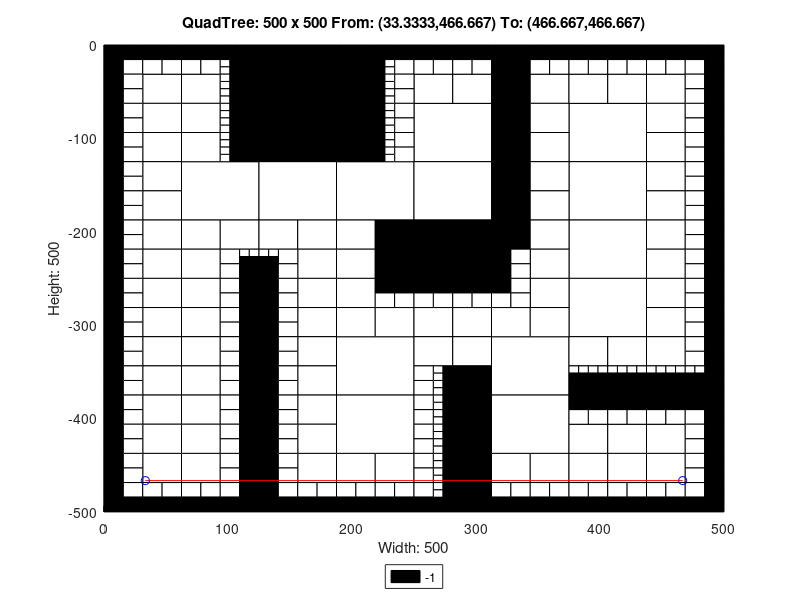

Write the MATLAB code that produced this figure.
axis([0 500 -500 0]);
title('QuadTree: 500 x 500 From: (33.3333,466.667) To: (466.667,466.667)');
xlabel('Width: 500');
ylabel('Height: 500');
rectangle('Position',[125 -62.5 62.5 62.5], 'FaceColor',[0 0 0]);
rectangle('Position',[125 -125 62.5 62.5], 'FaceColor',[0 0 0]);
rectangle('Position',[62.5 -187.5 62.5 62.5], 'FaceColor',[1 1 1]);
rectangle('Position',[125 -187.5 62.5 62.5], 'FaceColor',[1 1 1]);
rectangle('Position',[187.5 -187.5 62.5 62.5], 'FaceColor',[1 1 1]);
rectangle('Position',[250 -125 62.5 62.5], 'FaceColor',[1 1 1]);
rectangle('Position',[375 -125 62.5 62.5], 'FaceColor',[1 1 1]);
rectangle('Position',[250 -187.5 62.5 62.5], 'FaceColor',[1 1 1]);
rectangle('Position',[250 -250 62.5 62.5], 'FaceColor',[0 0 0]);
rectangle('Position',[375 -187.5 62.5 62.5], 'FaceColor',[1 1 1]);
rectangle('Position',[375 -250 62.5 62.5], 'FaceColor',[1 1 1]);
rectangle('Position',[187.5 -375 62.5 62.5], 'FaceColor',[1 1 1]);
rectangle('Position',[187.5 -437.5 62.5 62.5], 'FaceColor',[1 1 1]);
rectangle('Position',[312.5 -375 62.5 62.5], 'FaceColor',[1 1 1]);
rectangle('Position',[375 -312.5 62.5 62.5], 'FaceColor',[1 1 1]);
rectangle('Position',[312.5 -437.5 62.5 62.5], 'FaceColor',[1 1 1]);
rectangle('Position',[31.25 -62.5 31.25 31.25], 'FaceColor',[1 1 1]);
rectangle('Position',[62.5 -62.5 31.25 31.25], 'FaceColor',[1 1 1]);
rectangle('Position',[31.25 -93.75 31.25 31.25], 'FaceColor',[1 1 1]);
rectangle('Position',[31.25 -125 31.25 31.25], 'FaceColor',[1 1 1]);
rectangle('Position',[62.5 -93.75 31.25 31.25], 'FaceColor',[1 1 1]);
rectangle('Position',[62.5 -125 31.25 31.25], 'FaceColor',[1 1 1]);
rectangle('Position',[187.5 -31.25 31.25 31.25], 'FaceColor',[0 0 0]);
rectangle('Position',[187.5 -62.5 31.25 31.25], 'FaceColor',[0 0 0]);
rectangle('Position',[187.5 -93.75 31.25 31.25], 'FaceColor',[0 0 0]);
rectangle('Position',[187.5 -125 31.25 31.25], 'FaceColor',[0 0 0]);
rectangle('Position',[31.25 -156.25 31.25 31.25], 'FaceColor',[1 1 1]);
rectangle('Position',[31.25 -187.5 31.25 31.25], 'FaceColor',[1 1 1]);
rectangle('Position',[31.25 -218.75 31.25 31.25], 'FaceColor',[1 1 1]);
rectangle('Position',[31.25 -250 31.25 31.25], 'FaceColor',[1 1 1]);
rectangle('Position',[62.5 -218.75 31.25 31.25], 'FaceColor',[1 1 1]);
rectangle('Position',[93.75 -218.75 31.25 31.25], 'FaceColor',[1 1 1]);
rectangle('Position',[62.5 -250 31.25 31.25], 'FaceColor',[1 1 1]);
rectangle('Position',[125 -218.75 31.25 31.25], 'FaceColor',[1 1 1]);
rectangle('Position',[156.25 -218.75 31.25 31.25], 'FaceColor',[1 1 1]);
rectangle('Position',[156.25 -250 31.25 31.25], 'FaceColor',[1 1 1]);
rectangle('Position',[187.5 -218.75 31.25 31.25], 'FaceColor',[1 1 1]);
rectangle('Position',[218.75 -218.75 31.25 31.25], 'FaceColor',[0 0 0]);
rectangle('Position',[187.5 -250 31.25 31.25], 'FaceColor',[1 1 1]);
rectangle('Position',[218.75 -250 31.25 31.25], 'FaceColor',[0 0 0]);
rectangle('Position',[250 -62.5 31.25 31.25], 'FaceColor',[1 1 1]);
rectangle('Position',[281.25 -62.5 31.25 31.25], 'FaceColor',[1 1 1]);
rectangle('Position',[312.5 -31.25 31.25 31.25], 'FaceColor',[0 0 0]);
rectangle('Position',[312.5 -62.5 31.25 31.25], 'FaceColor',[0 0 0]);
rectangle('Position',[343.75 -62.5 31.25 31.25], 'FaceColor',[1 1 1]);
rectangle('Position',[312.5 -93.75 31.25 31.25], 'FaceColor',[0 0 0]);
rectangle('Position',[343.75 -93.75 31.25 31.25], 'FaceColor',[1 1 1]);
rectangle('Position',[312.5 -125 31.25 31.25], 'FaceColor',[0 0 0]);
rectangle('Position',[343.75 -125 31.25 31.25], 'FaceColor',[1 1 1]);
rectangle('Position',[375 -62.5 31.25 31.25], 'FaceColor',[1 1 1]);
rectangle('Position',[406.25 -62.5 31.25 31.25], 'FaceColor',[1 1 1]);
rectangle('Position',[437.5 -62.5 31.25 31.25], 'FaceColor',[1 1 1]);
rectangle('Position',[437.5 -93.75 31.25 31.25], 'FaceColor',[1 1 1]);
rectangle('Position',[437.5 -125 31.25 31.25], 'FaceColor',[1 1 1]);
rectangle('Position',[312.5 -156.25 31.25 31.25], 'FaceColor',[0 0 0]);
rectangle('Position',[343.75 -156.25 31.25 31.25], 'FaceColor',[1 1 1]);
rectangle('Position',[312.5 -187.5 31.25 31.25], 'FaceColor',[0 0 0]);
rectangle('Position',[343.75 -187.5 31.25 31.25], 'FaceColor',[1 1 1]);
rectangle('Position',[312.5 -218.75 31.25 31.25], 'FaceColor',[0 0 0]);
rectangle('Position',[343.75 -218.75 31.25 31.25], 'FaceColor',[1 1 1]);
rectangle('Position',[343.75 -250 31.25 31.25], 'FaceColor',[1 1 1]);
rectangle('Position',[437.5 -156.25 31.25 31.25], 'FaceColor',[1 1 1]);
rectangle('Position',[437.5 -187.5 31.25 31.25], 'FaceColor',[1 1 1]);
rectangle('Position',[437.5 -218.75 31.25 31.25], 'FaceColor',[1 1 1]);
rectangle('Position',[437.5 -250 31.25 31.25], 'FaceColor',[1 1 1]);
rectangle('Position',[31.25 -281.25 31.25 31.25], 'FaceColor',[1 1 1]);
rectangle('Position',[31.25 -312.5 31.25 31.25], 'FaceColor',[1 1 1]);
rectangle('Position',[62.5 -281.25 31.25 31.25], 'FaceColor',[1 1 1]);
rectangle('Position',[62.5 -312.5 31.25 31.25], 'FaceColor',[1 1 1]);
rectangle('Position',[31.25 -343.75 31.25 31.25], 'FaceColor',[1 1 1]);
rectangle('Position',[31.25 -375 31.25 31.25], 'FaceColor',[1 1 1]);
rectangle('Position',[62.5 -343.75 31.25 31.25], 'FaceColor',[1 1 1]);
rectangle('Position',[62.5 -375 31.25 31.25], 'FaceColor',[1 1 1]);
rectangle('Position',[156.25 -281.25 31.25 31.25], 'FaceColor',[1 1 1]);
rectangle('Position',[156.25 -312.5 31.25 31.25], 'FaceColor',[1 1 1]);
rectangle('Position',[187.5 -281.25 31.25 31.25], 'FaceColor',[1 1 1]);
rectangle('Position',[187.5 -312.5 31.25 31.25], 'FaceColor',[1 1 1]);
rectangle('Position',[218.75 -312.5 31.25 31.25], 'FaceColor',[1 1 1]);
rectangle('Position',[156.25 -343.75 31.25 31.25], 'FaceColor',[1 1 1]);
rectangle('Position',[156.25 -375 31.25 31.25], 'FaceColor',[1 1 1]);
rectangle('Position',[31.25 -406.25 31.25 31.25], 'FaceColor',[1 1 1]);
rectangle('Position',[31.25 -437.5 31.25 31.25], 'FaceColor',[1 1 1]);
rectangle('Position',[62.5 -406.25 31.25 31.25], 'FaceColor',[1 1 1]);
rectangle('Position',[62.5 -437.5 31.25 31.25], 'FaceColor',[1 1 1]);
rectangle('Position',[31.25 -468.75 31.25 31.25], 'FaceColor',[1 1 1]);
rectangle('Position',[62.5 -468.75 31.25 31.25], 'FaceColor',[1 1 1]);
rectangle('Position',[156.25 -406.25 31.25 31.25], 'FaceColor',[1 1 1]);
rectangle('Position',[156.25 -437.5 31.25 31.25], 'FaceColor',[1 1 1]);
rectangle('Position',[156.25 -468.75 31.25 31.25], 'FaceColor',[1 1 1]);
rectangle('Position',[187.5 -468.75 31.25 31.25], 'FaceColor',[1 1 1]);
rectangle('Position',[218.75 -468.75 31.25 31.25], 'FaceColor',[1 1 1]);
rectangle('Position',[250 -312.5 31.25 31.25], 'FaceColor',[1 1 1]);
rectangle('Position',[281.25 -312.5 31.25 31.25], 'FaceColor',[1 1 1]);
rectangle('Position',[343.75 -281.25 31.25 31.25], 'FaceColor',[1 1 1]);
rectangle('Position',[312.5 -312.5 31.25 31.25], 'FaceColor',[1 1 1]);
rectangle('Position',[343.75 -312.5 31.25 31.25], 'FaceColor',[1 1 1]);
rectangle('Position',[250 -343.75 31.25 31.25], 'FaceColor',[1 1 1]);
rectangle('Position',[281.25 -343.75 31.25 31.25], 'FaceColor',[1 1 1]);
rectangle('Position',[281.25 -375 31.25 31.25], 'FaceColor',[0 0 0]);
rectangle('Position',[437.5 -281.25 31.25 31.25], 'FaceColor',[1 1 1]);
rectangle('Position',[437.5 -312.5 31.25 31.25], 'FaceColor',[1 1 1]);
rectangle('Position',[375 -343.75 31.25 31.25], 'FaceColor',[1 1 1]);
rectangle('Position',[406.25 -343.75 31.25 31.25], 'FaceColor',[1 1 1]);
rectangle('Position',[437.5 -343.75 31.25 31.25], 'FaceColor',[1 1 1]);
rectangle('Position',[281.25 -406.25 31.25 31.25], 'FaceColor',[0 0 0]);
rectangle('Position',[281.25 -437.5 31.25 31.25], 'FaceColor',[0 0 0]);
rectangle('Position',[281.25 -468.75 31.25 31.25], 'FaceColor',[0 0 0]);
rectangle('Position',[281.25 -500 31.25 31.25], 'FaceColor',[0 0 0]);
rectangle('Position',[312.5 -468.75 31.25 31.25], 'FaceColor',[1 1 1]);
rectangle('Position',[343.75 -468.75 31.25 31.25], 'FaceColor',[1 1 1]);
rectangle('Position',[375 -437.5 31.25 31.25], 'FaceColor',[1 1 1]);
rectangle('Position',[406.25 -437.5 31.25 31.25], 'FaceColor',[1 1 1]);
rectangle('Position',[437.5 -437.5 31.25 31.25], 'FaceColor',[1 1 1]);
rectangle('Position',[375 -468.75 31.25 31.25], 'FaceColor',[1 1 1]);
rectangle('Position',[406.25 -468.75 31.25 31.25], 'FaceColor',[1 1 1]);
rectangle('Position',[437.5 -468.75 31.25 31.25], 'FaceColor',[1 1 1]);
rectangle('Position',[0 -15.625 15.625 15.625], 'FaceColor',[0 0 0]);
rectangle('Position',[15.625 -15.625 15.625 15.625], 'FaceColor',[0 0 0]);
rectangle('Position',[0 -31.25 15.625 15.625], 'FaceColor',[0 0 0]);
rectangle('Position',[15.625 -31.25 15.625 15.625], 'FaceColor',[1 1 1]);
rectangle('Position',[31.25 -15.625 15.625 15.625], 'FaceColor',[0 0 0]);
rectangle('Position',[46.875 -15.625 15.625 15.625], 'FaceColor',[0 0 0]);
rectangle('Position',[31.25 -31.25 15.625 15.625], 'FaceColor',[1 1 1]);
rectangle('Position',[46.875 -31.25 15.625 15.625], 'FaceColor',[1 1 1]);
rectangle('Position',[0 -46.875 15.625 15.625], 'FaceColor',[0 0 0]);
rectangle('Position',[15.625 -46.875 15.625 15.625], 'FaceColor',[1 1 1]);
rectangle('Position',[0 -62.5 15.625 15.625], 'FaceColor',[0 0 0]);
rectangle('Position',[15.625 -62.5 15.625 15.625], 'FaceColor',[1 1 1]);
rectangle('Position',[62.5 -15.625 15.625 15.625], 'FaceColor',[0 0 0]);
rectangle('Position',[78.125 -15.625 15.625 15.625], 'FaceColor',[0 0 0]);
rectangle('Position',[62.5 -31.25 15.625 15.625], 'FaceColor',[1 1 1]);
rectangle('Position',[78.125 -31.25 15.625 15.625], 'FaceColor',[1 1 1]);
rectangle('Position',[93.75 -15.625 15.625 15.625], 'FaceColor',[0 0 0]);
rectangle('Position',[109.375 -15.625 15.625 15.625], 'FaceColor',[0 0 0]);
rectangle('Position',[109.375 -31.25 15.625 15.625], 'FaceColor',[0 0 0]);
rectangle('Position',[109.375 -46.875 15.625 15.625], 'FaceColor',[0 0 0]);
rectangle('Position',[109.375 -62.5 15.625 15.625], 'FaceColor',[0 0 0]);
rectangle('Position',[0 -78.125 15.625 15.625], 'FaceColor',[0 0 0]);
rectangle('Position',[15.625 -78.125 15.625 15.625], 'FaceColor',[1 1 1]);
rectangle('Position',[0 -93.75 15.625 15.625], 'FaceColor',[0 0 0]);
rectangle('Position',[15.625 -93.75 15.625 15.625], 'FaceColor',[1 1 1]);
rectangle('Position',[0 -109.375 15.625 15.625], 'FaceColor',[0 0 0]);
rectangle('Position',[15.625 -109.375 15.625 15.625], 'FaceColor',[1 1 1]);
rectangle('Position',[0 -125 15.625 15.625], 'FaceColor',[0 0 0]);
rectangle('Position',[15.625 -125 15.625 15.625], 'FaceColor',[1 1 1]);
rectangle('Position',[109.375 -78.125 15.625 15.625], 'FaceColor',[0 0 0]);
rectangle('Position',[109.375 -93.75 15.625 15.625], 'FaceColor',[0 0 0]);
rectangle('Position',[109.375 -109.375 15.625 15.625], 'FaceColor',[0 0 0]);
rectangle('Position',[109.375 -125 15.625 15.625], 'FaceColor',[0 0 0]);
rectangle('Position',[218.75 -15.625 15.625 15.625], 'FaceColor',[0 0 0]);
rectangle('Position',[234.375 -15.625 15.625 15.625], 'FaceColor',[0 0 0]);
rectangle('Position',[234.375 -31.25 15.625 15.625], 'FaceColor',[1 1 1]);
rectangle('Position',[234.375 -46.875 15.625 15.625], 'FaceColor',[1 1 1]);
rectangle('Position',[234.375 -62.5 15.625 15.625], 'FaceColor',[1 1 1]);
rectangle('Position',[234.375 -78.125 15.625 15.625], 'FaceColor',[1 1 1]);
rectangle('Position',[234.375 -93.75 15.625 15.625], 'FaceColor',[1 1 1]);
rectangle('Position',[234.375 -109.375 15.625 15.625], 'FaceColor',[1 1 1]);
rectangle('Position',[234.375 -125 15.625 15.625], 'FaceColor',[1 1 1]);
rectangle('Position',[0 -140.625 15.625 15.625], 'FaceColor',[0 0 0]);
rectangle('Position',[15.625 -140.625 15.625 15.625], 'FaceColor',[1 1 1]);
rectangle('Position',[0 -156.25 15.625 15.625], 'FaceColor',[0 0 0]);
rectangle('Position',[15.625 -156.25 15.625 15.625], 'FaceColor',[1 1 1]);
rectangle('Position',[0 -171.875 15.625 15.625], 'FaceColor',[0 0 0]);
rectangle('Position',[15.625 -171.875 15.625 15.625], 'FaceColor',[1 1 1]);
rectangle('Position',[0 -187.5 15.625 15.625], 'FaceColor',[0 0 0]);
rectangle('Position',[15.625 -187.5 15.625 15.625], 'FaceColor',[1 1 1]);
rectangle('Position',[0 -203.125 15.625 15.625], 'FaceColor',[0 0 0]);
rectangle('Position',[15.625 -203.125 15.625 15.625], 'FaceColor',[1 1 1]);
rectangle('Position',[0 -218.75 15.625 15.625], 'FaceColor',[0 0 0]);
rectangle('Position',[15.625 -218.75 15.625 15.625], 'FaceColor',[1 1 1]);
rectangle('Position',[0 -234.375 15.625 15.625], 'FaceColor',[0 0 0]);
rectangle('Position',[15.625 -234.375 15.625 15.625], 'FaceColor',[1 1 1]);
rectangle('Position',[0 -250 15.625 15.625], 'FaceColor',[0 0 0]);
rectangle('Position',[15.625 -250 15.625 15.625], 'FaceColor',[1 1 1]);
rectangle('Position',[93.75 -234.375 15.625 15.625], 'FaceColor',[1 1 1]);
rectangle('Position',[93.75 -250 15.625 15.625], 'FaceColor',[1 1 1]);
rectangle('Position',[109.375 -250 15.625 15.625], 'FaceColor',[0 0 0]);
rectangle('Position',[140.625 -234.375 15.625 15.625], 'FaceColor',[1 1 1]);
rectangle('Position',[125 -250 15.625 15.625], 'FaceColor',[0 0 0]);
rectangle('Position',[140.625 -250 15.625 15.625], 'FaceColor',[1 1 1]);
rectangle('Position',[250 -15.625 15.625 15.625], 'FaceColor',[0 0 0]);
rectangle('Position',[265.625 -15.625 15.625 15.625], 'FaceColor',[0 0 0]);
rectangle('Position',[250 -31.25 15.625 15.625], 'FaceColor',[1 1 1]);
rectangle('Position',[265.625 -31.25 15.625 15.625], 'FaceColor',[1 1 1]);
rectangle('Position',[281.25 -15.625 15.625 15.625], 'FaceColor',[0 0 0]);
rectangle('Position',[296.875 -15.625 15.625 15.625], 'FaceColor',[0 0 0]);
rectangle('Position',[281.25 -31.25 15.625 15.625], 'FaceColor',[1 1 1]);
rectangle('Position',[296.875 -31.25 15.625 15.625], 'FaceColor',[1 1 1]);
rectangle('Position',[343.75 -15.625 15.625 15.625], 'FaceColor',[0 0 0]);
rectangle('Position',[359.375 -15.625 15.625 15.625], 'FaceColor',[0 0 0]);
rectangle('Position',[343.75 -31.25 15.625 15.625], 'FaceColor',[1 1 1]);
rectangle('Position',[359.375 -31.25 15.625 15.625], 'FaceColor',[1 1 1]);
rectangle('Position',[375 -15.625 15.625 15.625], 'FaceColor',[0 0 0]);
rectangle('Position',[390.625 -15.625 15.625 15.625], 'FaceColor',[0 0 0]);
rectangle('Position',[375 -31.25 15.625 15.625], 'FaceColor',[1 1 1]);
rectangle('Position',[390.625 -31.25 15.625 15.625], 'FaceColor',[1 1 1]);
rectangle('Position',[406.25 -15.625 15.625 15.625], 'FaceColor',[0 0 0]);
rectangle('Position',[421.875 -15.625 15.625 15.625], 'FaceColor',[0 0 0]);
rectangle('Position',[406.25 -31.25 15.625 15.625], 'FaceColor',[1 1 1]);
rectangle('Position',[421.875 -31.25 15.625 15.625], 'FaceColor',[1 1 1]);
rectangle('Position',[437.5 -15.625 15.625 15.625], 'FaceColor',[0 0 0]);
rectangle('Position',[453.125 -15.625 15.625 15.625], 'FaceColor',[0 0 0]);
rectangle('Position',[437.5 -31.25 15.625 15.625], 'FaceColor',[1 1 1]);
rectangle('Position',[453.125 -31.25 15.625 15.625], 'FaceColor',[1 1 1]);
rectangle('Position',[468.75 -15.625 15.625 15.625], 'FaceColor',[0 0 0]);
rectangle('Position',[484.375 -15.625 15.625 15.625], 'FaceColor',[0 0 0]);
rectangle('Position',[468.75 -31.25 15.625 15.625], 'FaceColor',[1 1 1]);
rectangle('Position',[484.375 -31.25 15.625 15.625], 'FaceColor',[0 0 0]);
rectangle('Position',[468.75 -46.875 15.625 15.625], 'FaceColor',[1 1 1]);
rectangle('Position',[484.375 -46.875 15.625 15.625], 'FaceColor',[0 0 0]);
rectangle('Position',[468.75 -62.5 15.625 15.625], 'FaceColor',[1 1 1]);
rectangle('Position',[484.375 -62.5 15.625 15.625], 'FaceColor',[0 0 0]);
rectangle('Position',[468.75 -78.125 15.625 15.625], 'FaceColor',[1 1 1]);
rectangle('Position',[484.375 -78.125 15.625 15.625], 'FaceColor',[0 0 0]);
rectangle('Position',[468.75 -93.75 15.625 15.625], 'FaceColor',[1 1 1]);
rectangle('Position',[484.375 -93.75 15.625 15.625], 'FaceColor',[0 0 0]);
rectangle('Position',[468.75 -109.375 15.625 15.625], 'FaceColor',[1 1 1]);
rectangle('Position',[484.375 -109.375 15.625 15.625], 'FaceColor',[0 0 0]);
rectangle('Position',[468.75 -125 15.625 15.625], 'FaceColor',[1 1 1]);
rectangle('Position',[484.375 -125 15.625 15.625], 'FaceColor',[0 0 0]);
rectangle('Position',[312.5 -234.375 15.625 15.625], 'FaceColor',[0 0 0]);
rectangle('Position',[328.125 -234.375 15.625 15.625], 'FaceColor',[1 1 1]);
rectangle('Position',[312.5 -250 15.625 15.625], 'FaceColor',[0 0 0]);
rectangle('Position',[328.125 -250 15.625 15.625], 'FaceColor',[1 1 1]);
rectangle('Position',[468.75 -140.625 15.625 15.625], 'FaceColor',[1 1 1]);
rectangle('Position',[484.375 -140.625 15.625 15.625], 'FaceColor',[0 0 0]);
rectangle('Position',[468.75 -156.25 15.625 15.625], 'FaceColor',[1 1 1]);
rectangle('Position',[484.375 -156.25 15.625 15.625], 'FaceColor',[0 0 0]);
rectangle('Position',[468.75 -171.875 15.625 15.625], 'FaceColor',[1 1 1]);
rectangle('Position',[484.375 -171.875 15.625 15.625], 'FaceColor',[0 0 0]);
rectangle('Position',[468.75 -187.5 15.625 15.625], 'FaceColor',[1 1 1]);
rectangle('Position',[484.375 -187.5 15.625 15.625], 'FaceColor',[0 0 0]);
rectangle('Position',[468.75 -203.125 15.625 15.625], 'FaceColor',[1 1 1]);
rectangle('Position',[484.375 -203.125 15.625 15.625], 'FaceColor',[0 0 0]);
rectangle('Position',[468.75 -218.75 15.625 15.625], 'FaceColor',[1 1 1]);
rectangle('Position',[484.375 -218.75 15.625 15.625], 'FaceColor',[0 0 0]);
rectangle('Position',[468.75 -234.375 15.625 15.625], 'FaceColor',[1 1 1]);
rectangle('Position',[484.375 -234.375 15.625 15.625], 'FaceColor',[0 0 0]);
rectangle('Position',[468.75 -250 15.625 15.625], 'FaceColor',[1 1 1]);
rectangle('Position',[484.375 -250 15.625 15.625], 'FaceColor',[0 0 0]);
rectangle('Position',[0 -265.625 15.625 15.625], 'FaceColor',[0 0 0]);
rectangle('Position',[15.625 -265.625 15.625 15.625], 'FaceColor',[1 1 1]);
rectangle('Position',[0 -281.25 15.625 15.625], 'FaceColor',[0 0 0]);
rectangle('Position',[15.625 -281.25 15.625 15.625], 'FaceColor',[1 1 1]);
rectangle('Position',[0 -296.875 15.625 15.625], 'FaceColor',[0 0 0]);
rectangle('Position',[15.625 -296.875 15.625 15.625], 'FaceColor',[1 1 1]);
rectangle('Position',[0 -312.5 15.625 15.625], 'FaceColor',[0 0 0]);
rectangle('Position',[15.625 -312.5 15.625 15.625], 'FaceColor',[1 1 1]);
rectangle('Position',[93.75 -265.625 15.625 15.625], 'FaceColor',[1 1 1]);
rectangle('Position',[109.375 -265.625 15.625 15.625], 'FaceColor',[0 0 0]);
rectangle('Position',[93.75 -281.25 15.625 15.625], 'FaceColor',[1 1 1]);
rectangle('Position',[109.375 -281.25 15.625 15.625], 'FaceColor',[0 0 0]);
rectangle('Position',[93.75 -296.875 15.625 15.625], 'FaceColor',[1 1 1]);
rectangle('Position',[109.375 -296.875 15.625 15.625], 'FaceColor',[0 0 0]);
rectangle('Position',[93.75 -312.5 15.625 15.625], 'FaceColor',[1 1 1]);
rectangle('Position',[109.375 -312.5 15.625 15.625], 'FaceColor',[0 0 0]);
rectangle('Position',[0 -328.125 15.625 15.625], 'FaceColor',[0 0 0]);
rectangle('Position',[15.625 -328.125 15.625 15.625], 'FaceColor',[1 1 1]);
rectangle('Position',[0 -343.75 15.625 15.625], 'FaceColor',[0 0 0]);
rectangle('Position',[15.625 -343.75 15.625 15.625], 'FaceColor',[1 1 1]);
rectangle('Position',[0 -359.375 15.625 15.625], 'FaceColor',[0 0 0]);
rectangle('Position',[15.625 -359.375 15.625 15.625], 'FaceColor',[1 1 1]);
rectangle('Position',[0 -375 15.625 15.625], 'FaceColor',[0 0 0]);
rectangle('Position',[15.625 -375 15.625 15.625], 'FaceColor',[1 1 1]);
rectangle('Position',[93.75 -328.125 15.625 15.625], 'FaceColor',[1 1 1]);
rectangle('Position',[109.375 -328.125 15.625 15.625], 'FaceColor',[0 0 0]);
rectangle('Position',[93.75 -343.75 15.625 15.625], 'FaceColor',[1 1 1]);
rectangle('Position',[109.375 -343.75 15.625 15.625], 'FaceColor',[0 0 0]);
rectangle('Position',[93.75 -359.375 15.625 15.625], 'FaceColor',[1 1 1]);
rectangle('Position',[109.375 -359.375 15.625 15.625], 'FaceColor',[0 0 0]);
rectangle('Position',[93.75 -375 15.625 15.625], 'FaceColor',[1 1 1]);
rectangle('Position',[109.375 -375 15.625 15.625], 'FaceColor',[0 0 0]);
rectangle('Position',[125 -265.625 15.625 15.625], 'FaceColor',[0 0 0]);
rectangle('Position',[140.625 -265.625 15.625 15.625], 'FaceColor',[1 1 1]);
rectangle('Position',[125 -281.25 15.625 15.625], 'FaceColor',[0 0 0]);
rectangle('Position',[140.625 -281.25 15.625 15.625], 'FaceColor',[1 1 1]);
rectangle('Position',[125 -296.875 15.625 15.625], 'FaceColor',[0 0 0]);
rectangle('Position',[140.625 -296.875 15.625 15.625], 'FaceColor',[1 1 1]);
rectangle('Position',[125 -312.5 15.625 15.625], 'FaceColor',[0 0 0]);
rectangle('Position',[140.625 -312.5 15.625 15.625], 'FaceColor',[1 1 1]);
rectangle('Position',[218.75 -265.625 15.625 15.625], 'FaceColor',[0 0 0]);
rectangle('Position',[234.375 -265.625 15.625 15.625], 'FaceColor',[0 0 0]);
rectangle('Position',[218.75 -281.25 15.625 15.625], 'FaceColor',[1 1 1]);
rectangle('Position',[234.375 -281.25 15.625 15.625], 'FaceColor',[1 1 1]);
rectangle('Position',[125 -328.125 15.625 15.625], 'FaceColor',[0 0 0]);
rectangle('Position',[140.625 -328.125 15.625 15.625], 'FaceColor',[1 1 1]);
rectangle('Position',[125 -343.75 15.625 15.625], 'FaceColor',[0 0 0]);
rectangle('Position',[140.625 -343.75 15.625 15.625], 'FaceColor',[1 1 1]);
rectangle('Position',[125 -359.375 15.625 15.625], 'FaceColor',[0 0 0]);
rectangle('Position',[140.625 -359.375 15.625 15.625], 'FaceColor',[1 1 1]);
rectangle('Position',[125 -375 15.625 15.625], 'FaceColor',[0 0 0]);
rectangle('Position',[140.625 -375 15.625 15.625], 'FaceColor',[1 1 1]);
rectangle('Position',[0 -390.625 15.625 15.625], 'FaceColor',[0 0 0]);
rectangle('Position',[15.625 -390.625 15.625 15.625], 'FaceColor',[1 1 1]);
rectangle('Position',[0 -406.25 15.625 15.625], 'FaceColor',[0 0 0]);
rectangle('Position',[15.625 -406.25 15.625 15.625], 'FaceColor',[1 1 1]);
rectangle('Position',[0 -421.875 15.625 15.625], 'FaceColor',[0 0 0]);
rectangle('Position',[15.625 -421.875 15.625 15.625], 'FaceColor',[1 1 1]);
rectangle('Position',[0 -437.5 15.625 15.625], 'FaceColor',[0 0 0]);
rectangle('Position',[15.625 -437.5 15.625 15.625], 'FaceColor',[1 1 1]);
rectangle('Position',[93.75 -390.625 15.625 15.625], 'FaceColor',[1 1 1]);
rectangle('Position',[109.375 -390.625 15.625 15.625], 'FaceColor',[0 0 0]);
rectangle('Position',[93.75 -406.25 15.625 15.625], 'FaceColor',[1 1 1]);
rectangle('Position',[109.375 -406.25 15.625 15.625], 'FaceColor',[0 0 0]);
rectangle('Position',[93.75 -421.875 15.625 15.625], 'FaceColor',[1 1 1]);
rectangle('Position',[109.375 -421.875 15.625 15.625], 'FaceColor',[0 0 0]);
rectangle('Position',[93.75 -437.5 15.625 15.625], 'FaceColor',[1 1 1]);
rectangle('Position',[109.375 -437.5 15.625 15.625], 'FaceColor',[0 0 0]);
rectangle('Position',[0 -453.125 15.625 15.625], 'FaceColor',[0 0 0]);
rectangle('Position',[15.625 -453.125 15.625 15.625], 'FaceColor',[1 1 1]);
rectangle('Position',[0 -468.75 15.625 15.625], 'FaceColor',[0 0 0]);
rectangle('Position',[15.625 -468.75 15.625 15.625], 'FaceColor',[1 1 1]);
rectangle('Position',[0 -484.375 15.625 15.625], 'FaceColor',[0 0 0]);
rectangle('Position',[15.625 -484.375 15.625 15.625], 'FaceColor',[1 1 1]);
rectangle('Position',[0 -500 15.625 15.625], 'FaceColor',[0 0 0]);
rectangle('Position',[15.625 -500 15.625 15.625], 'FaceColor',[0 0 0]);
rectangle('Position',[31.25 -484.375 15.625 15.625], 'FaceColor',[1 1 1]);
rectangle('Position',[46.875 -484.375 15.625 15.625], 'FaceColor',[1 1 1]);
rectangle('Position',[31.25 -500 15.625 15.625], 'FaceColor',[0 0 0]);
rectangle('Position',[46.875 -500 15.625 15.625], 'FaceColor',[0 0 0]);
rectangle('Position',[93.75 -453.125 15.625 15.625], 'FaceColor',[1 1 1]);
rectangle('Position',[109.375 -453.125 15.625 15.625], 'FaceColor',[0 0 0]);
rectangle('Position',[93.75 -468.75 15.625 15.625], 'FaceColor',[1 1 1]);
rectangle('Position',[109.375 -468.75 15.625 15.625], 'FaceColor',[0 0 0]);
rectangle('Position',[62.5 -484.375 15.625 15.625], 'FaceColor',[1 1 1]);
rectangle('Position',[78.125 -484.375 15.625 15.625], 'FaceColor',[1 1 1]);
rectangle('Position',[62.5 -500 15.625 15.625], 'FaceColor',[0 0 0]);
rectangle('Position',[78.125 -500 15.625 15.625], 'FaceColor',[0 0 0]);
rectangle('Position',[93.75 -484.375 15.625 15.625], 'FaceColor',[1 1 1]);
rectangle('Position',[109.375 -484.375 15.625 15.625], 'FaceColor',[0 0 0]);
rectangle('Position',[93.75 -500 15.625 15.625], 'FaceColor',[0 0 0]);
rectangle('Position',[109.375 -500 15.625 15.625], 'FaceColor',[0 0 0]);
rectangle('Position',[125 -390.625 15.625 15.625], 'FaceColor',[0 0 0]);
rectangle('Position',[140.625 -390.625 15.625 15.625], 'FaceColor',[1 1 1]);
rectangle('Position',[125 -406.25 15.625 15.625], 'FaceColor',[0 0 0]);
rectangle('Position',[140.625 -406.25 15.625 15.625], 'FaceColor',[1 1 1]);
rectangle('Position',[125 -421.875 15.625 15.625], 'FaceColor',[0 0 0]);
rectangle('Position',[140.625 -421.875 15.625 15.625], 'FaceColor',[1 1 1]);
rectangle('Position',[125 -437.5 15.625 15.625], 'FaceColor',[0 0 0]);
rectangle('Position',[140.625 -437.5 15.625 15.625], 'FaceColor',[1 1 1]);
rectangle('Position',[125 -453.125 15.625 15.625], 'FaceColor',[0 0 0]);
rectangle('Position',[140.625 -453.125 15.625 15.625], 'FaceColor',[1 1 1]);
rectangle('Position',[125 -468.75 15.625 15.625], 'FaceColor',[0 0 0]);
rectangle('Position',[140.625 -468.75 15.625 15.625], 'FaceColor',[1 1 1]);
rectangle('Position',[125 -484.375 15.625 15.625], 'FaceColor',[0 0 0]);
rectangle('Position',[140.625 -484.375 15.625 15.625], 'FaceColor',[1 1 1]);
rectangle('Position',[125 -500 15.625 15.625], 'FaceColor',[0 0 0]);
rectangle('Position',[140.625 -500 15.625 15.625], 'FaceColor',[0 0 0]);
rectangle('Position',[156.25 -484.375 15.625 15.625], 'FaceColor',[1 1 1]);
rectangle('Position',[171.875 -484.375 15.625 15.625], 'FaceColor',[1 1 1]);
rectangle('Position',[156.25 -500 15.625 15.625], 'FaceColor',[0 0 0]);
rectangle('Position',[171.875 -500 15.625 15.625], 'FaceColor',[0 0 0]);
rectangle('Position',[187.5 -484.375 15.625 15.625], 'FaceColor',[1 1 1]);
rectangle('Position',[203.125 -484.375 15.625 15.625], 'FaceColor',[1 1 1]);
rectangle('Position',[187.5 -500 15.625 15.625], 'FaceColor',[0 0 0]);
rectangle('Position',[203.125 -500 15.625 15.625], 'FaceColor',[0 0 0]);
rectangle('Position',[218.75 -484.375 15.625 15.625], 'FaceColor',[1 1 1]);
rectangle('Position',[234.375 -484.375 15.625 15.625], 'FaceColor',[1 1 1]);
rectangle('Position',[218.75 -500 15.625 15.625], 'FaceColor',[0 0 0]);
rectangle('Position',[234.375 -500 15.625 15.625], 'FaceColor',[0 0 0]);
rectangle('Position',[250 -265.625 15.625 15.625], 'FaceColor',[0 0 0]);
rectangle('Position',[265.625 -265.625 15.625 15.625], 'FaceColor',[0 0 0]);
rectangle('Position',[250 -281.25 15.625 15.625], 'FaceColor',[1 1 1]);
rectangle('Position',[265.625 -281.25 15.625 15.625], 'FaceColor',[1 1 1]);
rectangle('Position',[281.25 -265.625 15.625 15.625], 'FaceColor',[0 0 0]);
rectangle('Position',[296.875 -265.625 15.625 15.625], 'FaceColor',[0 0 0]);
rectangle('Position',[281.25 -281.25 15.625 15.625], 'FaceColor',[1 1 1]);
rectangle('Position',[296.875 -281.25 15.625 15.625], 'FaceColor',[1 1 1]);
rectangle('Position',[312.5 -265.625 15.625 15.625], 'FaceColor',[0 0 0]);
rectangle('Position',[328.125 -265.625 15.625 15.625], 'FaceColor',[1 1 1]);
rectangle('Position',[312.5 -281.25 15.625 15.625], 'FaceColor',[1 1 1]);
rectangle('Position',[328.125 -281.25 15.625 15.625], 'FaceColor',[1 1 1]);
rectangle('Position',[250 -359.375 15.625 15.625], 'FaceColor',[1 1 1]);
rectangle('Position',[250 -375 15.625 15.625], 'FaceColor',[1 1 1]);
rectangle('Position',[468.75 -265.625 15.625 15.625], 'FaceColor',[1 1 1]);
rectangle('Position',[484.375 -265.625 15.625 15.625], 'FaceColor',[0 0 0]);
rectangle('Position',[468.75 -281.25 15.625 15.625], 'FaceColor',[1 1 1]);
rectangle('Position',[484.375 -281.25 15.625 15.625], 'FaceColor',[0 0 0]);
rectangle('Position',[468.75 -296.875 15.625 15.625], 'FaceColor',[1 1 1]);
rectangle('Position',[484.375 -296.875 15.625 15.625], 'FaceColor',[0 0 0]);
rectangle('Position',[468.75 -312.5 15.625 15.625], 'FaceColor',[1 1 1]);
rectangle('Position',[484.375 -312.5 15.625 15.625], 'FaceColor',[0 0 0]);
rectangle('Position',[375 -375 15.625 15.625], 'FaceColor',[0 0 0]);
rectangle('Position',[390.625 -375 15.625 15.625], 'FaceColor',[0 0 0]);
rectangle('Position',[406.25 -375 15.625 15.625], 'FaceColor',[0 0 0]);
rectangle('Position',[421.875 -375 15.625 15.625], 'FaceColor',[0 0 0]);
rectangle('Position',[468.75 -328.125 15.625 15.625], 'FaceColor',[1 1 1]);
rectangle('Position',[484.375 -328.125 15.625 15.625], 'FaceColor',[0 0 0]);
rectangle('Position',[468.75 -343.75 15.625 15.625], 'FaceColor',[1 1 1]);
rectangle('Position',[484.375 -343.75 15.625 15.625], 'FaceColor',[0 0 0]);
rectangle('Position',[437.5 -375 15.625 15.625], 'FaceColor',[0 0 0]);
rectangle('Position',[453.125 -375 15.625 15.625], 'FaceColor',[0 0 0]);
rectangle('Position',[484.375 -359.375 15.625 15.625], 'FaceColor',[0 0 0]);
rectangle('Position',[468.75 -375 15.625 15.625], 'FaceColor',[0 0 0]);
rectangle('Position',[484.375 -375 15.625 15.625], 'FaceColor',[0 0 0]);
rectangle('Position',[250 -390.625 15.625 15.625], 'FaceColor',[1 1 1]);
rectangle('Position',[250 -406.25 15.625 15.625], 'FaceColor',[1 1 1]);
rectangle('Position',[250 -421.875 15.625 15.625], 'FaceColor',[1 1 1]);
rectangle('Position',[250 -437.5 15.625 15.625], 'FaceColor',[1 1 1]);
rectangle('Position',[250 -453.125 15.625 15.625], 'FaceColor',[1 1 1]);
rectangle('Position',[250 -468.75 15.625 15.625], 'FaceColor',[1 1 1]);
rectangle('Position',[250 -484.375 15.625 15.625], 'FaceColor',[1 1 1]);
rectangle('Position',[250 -500 15.625 15.625], 'FaceColor',[0 0 0]);
rectangle('Position',[265.625 -500 15.625 15.625], 'FaceColor',[0 0 0]);
rectangle('Position',[312.5 -484.375 15.625 15.625], 'FaceColor',[1 1 1]);
rectangle('Position',[328.125 -484.375 15.625 15.625], 'FaceColor',[1 1 1]);
rectangle('Position',[312.5 -500 15.625 15.625], 'FaceColor',[0 0 0]);
rectangle('Position',[328.125 -500 15.625 15.625], 'FaceColor',[0 0 0]);
rectangle('Position',[343.75 -484.375 15.625 15.625], 'FaceColor',[1 1 1]);
rectangle('Position',[359.375 -484.375 15.625 15.625], 'FaceColor',[1 1 1]);
rectangle('Position',[343.75 -500 15.625 15.625], 'FaceColor',[0 0 0]);
rectangle('Position',[359.375 -500 15.625 15.625], 'FaceColor',[0 0 0]);
rectangle('Position',[375 -390.625 15.625 15.625], 'FaceColor',[0 0 0]);
rectangle('Position',[390.625 -390.625 15.625 15.625], 'FaceColor',[0 0 0]);
rectangle('Position',[375 -406.25 15.625 15.625], 'FaceColor',[1 1 1]);
rectangle('Position',[390.625 -406.25 15.625 15.625], 'FaceColor',[1 1 1]);
rectangle('Position',[406.25 -390.625 15.625 15.625], 'FaceColor',[0 0 0]);
rectangle('Position',[421.875 -390.625 15.625 15.625], 'FaceColor',[0 0 0]);
rectangle('Position',[406.25 -406.25 15.625 15.625], 'FaceColor',[1 1 1]);
rectangle('Position',[421.875 -406.25 15.625 15.625], 'FaceColor',[1 1 1]);
rectangle('Position',[437.5 -390.625 15.625 15.625], 'FaceColor',[0 0 0]);
rectangle('Position',[453.125 -390.625 15.625 15.625], 'FaceColor',[0 0 0]);
rectangle('Position',[437.5 -406.25 15.625 15.625], 'FaceColor',[1 1 1]);
rectangle('Position',[453.125 -406.25 15.625 15.625], 'FaceColor',[1 1 1]);
rectangle('Position',[468.75 -390.625 15.625 15.625], 'FaceColor',[0 0 0]);
rectangle('Position',[484.375 -390.625 15.625 15.625], 'FaceColor',[0 0 0]);
rectangle('Position',[468.75 -406.25 15.625 15.625], 'FaceColor',[1 1 1]);
rectangle('Position',[484.375 -406.25 15.625 15.625], 'FaceColor',[0 0 0]);
rectangle('Position',[468.75 -421.875 15.625 15.625], 'FaceColor',[1 1 1]);
rectangle('Position',[484.375 -421.875 15.625 15.625], 'FaceColor',[0 0 0]);
rectangle('Position',[468.75 -437.5 15.625 15.625], 'FaceColor',[1 1 1]);
rectangle('Position',[484.375 -437.5 15.625 15.625], 'FaceColor',[0 0 0]);
rectangle('Position',[375 -484.375 15.625 15.625], 'FaceColor',[1 1 1]);
rectangle('Position',[390.625 -484.375 15.625 15.625], 'FaceColor',[1 1 1]);
rectangle('Position',[375 -500 15.625 15.625], 'FaceColor',[0 0 0]);
rectangle('Position',[390.625 -500 15.625 15.625], 'FaceColor',[0 0 0]);
rectangle('Position',[406.25 -484.375 15.625 15.625], 'FaceColor',[1 1 1]);
rectangle('Position',[421.875 -484.375 15.625 15.625], 'FaceColor',[1 1 1]);
rectangle('Position',[406.25 -500 15.625 15.625], 'FaceColor',[0 0 0]);
rectangle('Position',[421.875 -500 15.625 15.625], 'FaceColor',[0 0 0]);
rectangle('Position',[468.75 -453.125 15.625 15.625], 'FaceColor',[1 1 1]);
rectangle('Position',[484.375 -453.125 15.625 15.625], 'FaceColor',[0 0 0]);
rectangle('Position',[468.75 -468.75 15.625 15.625], 'FaceColor',[1 1 1]);
rectangle('Position',[484.375 -468.75 15.625 15.625], 'FaceColor',[0 0 0]);
rectangle('Position',[437.5 -484.375 15.625 15.625], 'FaceColor',[1 1 1]);
rectangle('Position',[453.125 -484.375 15.625 15.625], 'FaceColor',[1 1 1]);
rectangle('Position',[437.5 -500 15.625 15.625], 'FaceColor',[0 0 0]);
rectangle('Position',[453.125 -500 15.625 15.625], 'FaceColor',[0 0 0]);
rectangle('Position',[468.75 -484.375 15.625 15.625], 'FaceColor',[1 1 1]);
rectangle('Position',[484.375 -484.375 15.625 15.625], 'FaceColor',[0 0 0]);
rectangle('Position',[468.75 -500 15.625 15.625], 'FaceColor',[0 0 0]);
rectangle('Position',[484.375 -500 15.625 15.625], 'FaceColor',[0 0 0]);
rectangle('Position',[93.75 -23.4375 7.8125 7.8125], 'FaceColor',[1 1 1]);
rectangle('Position',[101.562 -23.4375 7.8125 7.8125], 'FaceColor',[0 0 0]);
rectangle('Position',[93.75 -31.25 7.8125 7.8125], 'FaceColor',[1 1 1]);
rectangle('Position',[101.562 -31.25 7.8125 7.8125], 'FaceColor',[0 0 0]);
rectangle('Position',[93.75 -39.0625 7.8125 7.8125], 'FaceColor',[1 1 1]);
rectangle('Position',[101.562 -39.0625 7.8125 7.8125], 'FaceColor',[0 0 0]);
rectangle('Position',[93.75 -46.875 7.8125 7.8125], 'FaceColor',[1 1 1]);
rectangle('Position',[101.562 -46.875 7.8125 7.8125], 'FaceColor',[0 0 0]);
rectangle('Position',[93.75 -54.6875 7.8125 7.8125], 'FaceColor',[1 1 1]);
rectangle('Position',[101.562 -54.6875 7.8125 7.8125], 'FaceColor',[0 0 0]);
rectangle('Position',[93.75 -62.5 7.8125 7.8125], 'FaceColor',[1 1 1]);
rectangle('Position',[101.562 -62.5 7.8125 7.8125], 'FaceColor',[0 0 0]);
rectangle('Position',[93.75 -70.3125 7.8125 7.8125], 'FaceColor',[1 1 1]);
rectangle('Position',[101.562 -70.3125 7.8125 7.8125], 'FaceColor',[0 0 0]);
rectangle('Position',[93.75 -78.125 7.8125 7.8125], 'FaceColor',[1 1 1]);
rectangle('Position',[101.562 -78.125 7.8125 7.8125], 'FaceColor',[0 0 0]);
rectangle('Position',[93.75 -85.9375 7.8125 7.8125], 'FaceColor',[1 1 1]);
rectangle('Position',[101.562 -85.9375 7.8125 7.8125], 'FaceColor',[0 0 0]);
rectangle('Position',[93.75 -93.75 7.8125 7.8125], 'FaceColor',[1 1 1]);
rectangle('Position',[101.562 -93.75 7.8125 7.8125], 'FaceColor',[0 0 0]);
rectangle('Position',[93.75 -101.562 7.8125 7.8125], 'FaceColor',[1 1 1]);
rectangle('Position',[101.562 -101.562 7.8125 7.8125], 'FaceColor',[0 0 0]);
rectangle('Position',[93.75 -109.375 7.8125 7.8125], 'FaceColor',[1 1 1]);
rectangle('Position',[101.562 -109.375 7.8125 7.8125], 'FaceColor',[0 0 0]);
rectangle('Position',[93.75 -117.188 7.8125 7.8125], 'FaceColor',[1 1 1]);
rectangle('Position',[101.562 -117.188 7.8125 7.8125], 'FaceColor',[0 0 0]);
rectangle('Position',[93.75 -125 7.8125 7.8125], 'FaceColor',[1 1 1]);
rectangle('Position',[101.562 -125 7.8125 7.8125], 'FaceColor',[0 0 0]);
rectangle('Position',[218.75 -23.4375 7.8125 7.8125], 'FaceColor',[0 0 0]);
rectangle('Position',[226.562 -23.4375 7.8125 7.8125], 'FaceColor',[1 1 1]);
rectangle('Position',[218.75 -31.25 7.8125 7.8125], 'FaceColor',[0 0 0]);
rectangle('Position',[226.562 -31.25 7.8125 7.8125], 'FaceColor',[1 1 1]);
rectangle('Position',[218.75 -39.0625 7.8125 7.8125], 'FaceColor',[0 0 0]);
rectangle('Position',[226.562 -39.0625 7.8125 7.8125], 'FaceColor',[1 1 1]);
rectangle('Position',[218.75 -46.875 7.8125 7.8125], 'FaceColor',[0 0 0]);
rectangle('Position',[226.562 -46.875 7.8125 7.8125], 'FaceColor',[1 1 1]);
rectangle('Position',[218.75 -54.6875 7.8125 7.8125], 'FaceColor',[0 0 0]);
rectangle('Position',[226.562 -54.6875 7.8125 7.8125], 'FaceColor',[1 1 1]);
rectangle('Position',[218.75 -62.5 7.8125 7.8125], 'FaceColor',[0 0 0]);
rectangle('Position',[226.562 -62.5 7.8125 7.8125], 'FaceColor',[1 1 1]);
rectangle('Position',[218.75 -70.3125 7.8125 7.8125], 'FaceColor',[0 0 0]);
rectangle('Position',[226.562 -70.3125 7.8125 7.8125], 'FaceColor',[1 1 1]);
rectangle('Position',[218.75 -78.125 7.8125 7.8125], 'FaceColor',[0 0 0]);
rectangle('Position',[226.562 -78.125 7.8125 7.8125], 'FaceColor',[1 1 1]);
rectangle('Position',[218.75 -85.9375 7.8125 7.8125], 'FaceColor',[0 0 0]);
rectangle('Position',[226.562 -85.9375 7.8125 7.8125], 'FaceColor',[1 1 1]);
rectangle('Position',[218.75 -93.75 7.8125 7.8125], 'FaceColor',[0 0 0]);
rectangle('Position',[226.562 -93.75 7.8125 7.8125], 'FaceColor',[1 1 1]);
rectangle('Position',[218.75 -101.562 7.8125 7.8125], 'FaceColor',[0 0 0]);
rectangle('Position',[226.562 -101.562 7.8125 7.8125], 'FaceColor',[1 1 1]);
rectangle('Position',[218.75 -109.375 7.8125 7.8125], 'FaceColor',[0 0 0]);
rectangle('Position',[226.562 -109.375 7.8125 7.8125], 'FaceColor',[1 1 1]);
rectangle('Position',[218.75 -117.188 7.8125 7.8125], 'FaceColor',[0 0 0]);
rectangle('Position',[226.562 -117.188 7.8125 7.8125], 'FaceColor',[1 1 1]);
rectangle('Position',[218.75 -125 7.8125 7.8125], 'FaceColor',[0 0 0]);
rectangle('Position',[226.562 -125 7.8125 7.8125], 'FaceColor',[1 1 1]);
rectangle('Position',[109.375 -226.562 7.8125 7.8125], 'FaceColor',[1 1 1]);
rectangle('Position',[117.188 -226.562 7.8125 7.8125], 'FaceColor',[1 1 1]);
rectangle('Position',[109.375 -234.375 7.8125 7.8125], 'FaceColor',[0 0 0]);
rectangle('Position',[117.188 -234.375 7.8125 7.8125], 'FaceColor',[0 0 0]);
rectangle('Position',[125 -226.562 7.8125 7.8125], 'FaceColor',[1 1 1]);
rectangle('Position',[132.812 -226.562 7.8125 7.8125], 'FaceColor',[1 1 1]);
rectangle('Position',[125 -234.375 7.8125 7.8125], 'FaceColor',[0 0 0]);
rectangle('Position',[132.812 -234.375 7.8125 7.8125], 'FaceColor',[0 0 0]);
rectangle('Position',[265.625 -351.562 7.8125 7.8125], 'FaceColor',[1 1 1]);
rectangle('Position',[273.438 -351.562 7.8125 7.8125], 'FaceColor',[0 0 0]);
rectangle('Position',[265.625 -359.375 7.8125 7.8125], 'FaceColor',[1 1 1]);
rectangle('Position',[273.438 -359.375 7.8125 7.8125], 'FaceColor',[0 0 0]);
rectangle('Position',[265.625 -367.188 7.8125 7.8125], 'FaceColor',[1 1 1]);
rectangle('Position',[273.438 -367.188 7.8125 7.8125], 'FaceColor',[0 0 0]);
rectangle('Position',[265.625 -375 7.8125 7.8125], 'FaceColor',[1 1 1]);
rectangle('Position',[273.438 -375 7.8125 7.8125], 'FaceColor',[0 0 0]);
rectangle('Position',[375 -351.562 7.8125 7.8125], 'FaceColor',[1 1 1]);
rectangle('Position',[382.812 -351.562 7.8125 7.8125], 'FaceColor',[1 1 1]);
rectangle('Position',[375 -359.375 7.8125 7.8125], 'FaceColor',[0 0 0]);
rectangle('Position',[382.812 -359.375 7.8125 7.8125], 'FaceColor',[0 0 0]);
rectangle('Position',[390.625 -351.562 7.8125 7.8125], 'FaceColor',[1 1 1]);
rectangle('Position',[398.438 -351.562 7.8125 7.8125], 'FaceColor',[1 1 1]);
rectangle('Position',[390.625 -359.375 7.8125 7.8125], 'FaceColor',[0 0 0]);
rectangle('Position',[398.438 -359.375 7.8125 7.8125], 'FaceColor',[0 0 0]);
rectangle('Position',[406.25 -351.562 7.8125 7.8125], 'FaceColor',[1 1 1]);
rectangle('Position',[414.062 -351.562 7.8125 7.8125], 'FaceColor',[1 1 1]);
rectangle('Position',[406.25 -359.375 7.8125 7.8125], 'FaceColor',[0 0 0]);
rectangle('Position',[414.062 -359.375 7.8125 7.8125], 'FaceColor',[0 0 0]);
rectangle('Position',[421.875 -351.562 7.8125 7.8125], 'FaceColor',[1 1 1]);
rectangle('Position',[429.688 -351.562 7.8125 7.8125], 'FaceColor',[1 1 1]);
rectangle('Position',[421.875 -359.375 7.8125 7.8125], 'FaceColor',[0 0 0]);
rectangle('Position',[429.688 -359.375 7.8125 7.8125], 'FaceColor',[0 0 0]);
rectangle('Position',[437.5 -351.562 7.8125 7.8125], 'FaceColor',[1 1 1]);
rectangle('Position',[445.312 -351.562 7.8125 7.8125], 'FaceColor',[1 1 1]);
rectangle('Position',[437.5 -359.375 7.8125 7.8125], 'FaceColor',[0 0 0]);
rectangle('Position',[445.312 -359.375 7.8125 7.8125], 'FaceColor',[0 0 0]);
rectangle('Position',[453.125 -351.562 7.8125 7.8125], 'FaceColor',[1 1 1]);
rectangle('Position',[460.938 -351.562 7.8125 7.8125], 'FaceColor',[1 1 1]);
rectangle('Position',[453.125 -359.375 7.8125 7.8125], 'FaceColor',[0 0 0]);
rectangle('Position',[460.938 -359.375 7.8125 7.8125], 'FaceColor',[0 0 0]);
rectangle('Position',[468.75 -351.562 7.8125 7.8125], 'FaceColor',[1 1 1]);
rectangle('Position',[476.562 -351.562 7.8125 7.8125], 'FaceColor',[1 1 1]);
rectangle('Position',[468.75 -359.375 7.8125 7.8125], 'FaceColor',[0 0 0]);
rectangle('Position',[476.562 -359.375 7.8125 7.8125], 'FaceColor',[0 0 0]);
rectangle('Position',[265.625 -382.812 7.8125 7.8125], 'FaceColor',[1 1 1]);
rectangle('Position',[273.438 -382.812 7.8125 7.8125], 'FaceColor',[0 0 0]);
rectangle('Position',[265.625 -390.625 7.8125 7.8125], 'FaceColor',[1 1 1]);
rectangle('Position',[273.438 -390.625 7.8125 7.8125], 'FaceColor',[0 0 0]);
rectangle('Position',[265.625 -398.438 7.8125 7.8125], 'FaceColor',[1 1 1]);
rectangle('Position',[273.438 -398.438 7.8125 7.8125], 'FaceColor',[0 0 0]);
rectangle('Position',[265.625 -406.25 7.8125 7.8125], 'FaceColor',[1 1 1]);
rectangle('Position',[273.438 -406.25 7.8125 7.8125], 'FaceColor',[0 0 0]);
rectangle('Position',[265.625 -414.062 7.8125 7.8125], 'FaceColor',[1 1 1]);
rectangle('Position',[273.438 -414.062 7.8125 7.8125], 'FaceColor',[0 0 0]);
rectangle('Position',[265.625 -421.875 7.8125 7.8125], 'FaceColor',[1 1 1]);
rectangle('Position',[273.438 -421.875 7.8125 7.8125], 'FaceColor',[0 0 0]);
rectangle('Position',[265.625 -429.688 7.8125 7.8125], 'FaceColor',[1 1 1]);
rectangle('Position',[273.438 -429.688 7.8125 7.8125], 'FaceColor',[0 0 0]);
rectangle('Position',[265.625 -437.5 7.8125 7.8125], 'FaceColor',[1 1 1]);
rectangle('Position',[273.438 -437.5 7.8125 7.8125], 'FaceColor',[0 0 0]);
rectangle('Position',[265.625 -445.312 7.8125 7.8125], 'FaceColor',[1 1 1]);
rectangle('Position',[273.438 -445.312 7.8125 7.8125], 'FaceColor',[0 0 0]);
rectangle('Position',[265.625 -453.125 7.8125 7.8125], 'FaceColor',[1 1 1]);
rectangle('Position',[273.438 -453.125 7.8125 7.8125], 'FaceColor',[0 0 0]);
rectangle('Position',[265.625 -460.938 7.8125 7.8125], 'FaceColor',[1 1 1]);
rectangle('Position',[273.438 -460.938 7.8125 7.8125], 'FaceColor',[0 0 0]);
rectangle('Position',[265.625 -468.75 7.8125 7.8125], 'FaceColor',[1 1 1]);
rectangle('Position',[273.438 -468.75 7.8125 7.8125], 'FaceColor',[0 0 0]);
rectangle('Position',[265.625 -476.562 7.8125 7.8125], 'FaceColor',[1 1 1]);
rectangle('Position',[273.438 -476.562 7.8125 7.8125], 'FaceColor',[0 0 0]);
rectangle('Position',[265.625 -484.375 7.8125 7.8125], 'FaceColor',[1 1 1]);
rectangle('Position',[273.438 -484.375 7.8125 7.8125], 'FaceColor',[0 0 0]);
X=[466.667,33.3333];
Y=[-466.667,-466.667];
hold on;
plot(X,Y,'r');
plot(X,Y,'bo');
legend('-1','Location','southoutside');
